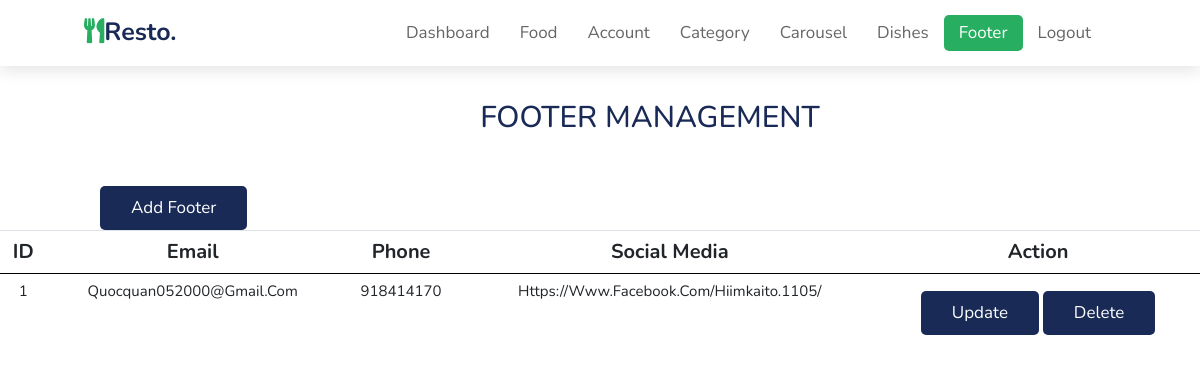
/admin/footer.php (signed in), run on the app's committed database.
### tables this page shows
CREATE TABLE `footer` (
  `Footer_ID` int(10) NOT NULL,
  `Email` varchar(255) NOT NULL,
  `Phone` int(10) NOT NULL,
  `Social_Media` varchar(255) NOT NULL
);

### admin/footer.php (the view, shortened to what this page needs)
<?php
include("./config/constant.php");
?>
<html lang="en">
<head>
    <link rel="stylesheet" href="https://cdnjs.cloudflare.com/ajax/libs/font-awesome/5.15.3/css/all.min.css">
    <link rel="stylesheet" href="https://cdn.jsdelivr.net/npm/bootstrap@4.6.0/dist/css/bootstrap.min.css">
    <link rel="stylesheet" href="../css/style.css">
    <link rel="stylesheet" href="./css/admin.css">
    <link rel="stylesheet" href="./css/add__modal.css">
</head>
<body>
    <header>
        <a href="#" class="logo"><i class="fas fa-utensils"></i>resto.</a>
        <nav class="navbar">
            <a href="index.php">dashboard</a>
            <a href="food.php">food</a>
            <a href="account.php">account</a>
            <a href="category.php">category</a>
            <a href="carousel.php">carousel</a>
            <a href="dishes.php">dishes</a>
            <a href="footer.php" class="active">footer</a>
            <a href="./function/logout.php">logout</a>
        </nav>
    </header>
    <div class="header">
        <h1 class="heading"> Footer Management </h1>
    </div>
    <div class="icon add">
        <a id="addFooter" href="#" class="btn">Add Footer</a>
    </div>
    <div class="table">
        <table class="tb-1">
            <tr>
                <th>ID</th>
                <th>Email</th>
                <th>Phone</th>
                <th>Social Media</th>
                <th>Action</th>
            </tr>
            <?php
                $sql = "SELECT * FROM Footer";
                $res = mysqli_query($conn, $sql);
                if ($res == TRUE ) {
                    $count = mysqli_num_rows($res);
                    if ($count > 0) {
                        while($rows = mysqli_fetch_assoc($res)) {
                            $id = $rows['Footer_ID'];
                            $email = $rows['Email'];
                            $phone = $rows['Phone'];
                            $social = $rows['Social_Media']
                            ?>
                            <tr>
                                <td><?php echo $id; ?></td>
                                <td><?php echo $email; ?></td>
                                <td><?php echo $phone; ?></td>
                                <td><?php echo $social; ?></td>
                                <td>
                                    <button type="button" class="btn editBtn">Update</button>
                                    <a href="./function/add-delete-footer/delete-footer.php?id=<?php echo $id ?>" class="btn">Delete</a>
                                </td>
                            </tr>
                            <?php
                        }
                    }
                }
            ?>
        </table>
    </div>
</body>
</html>

### css/style.css (style rules this page uses)
:root { --green: #27ae60; --black: #192a56; --light-color: #666; --box-shadow: 0 0.5rem 1.5rem rgba(0, 0, 0, 0.1); }
* { font-family: "Nunito", sans-serif; margin: 0; padding: 0; box-sizing: border-box; text-decoration: none; text-transform: capitalize; outline: none; border: none; transition: all 0.2s linear; }
html { font-size: 62.5%; overflow-x: hidden; scroll-padding-top: 5.5rem; scroll-behavior: smooth; }
.heading { text-align: center; color: var(--black); font-size: 3rem; padding-bottom: 2rem; text-transform: uppercase; }
.btn { margin-top: 1rem; display: inline-block; font-size: 1.7rem; color: #fff; background: var(--black); border-radius: 0.5rem; cursor: pointer; padding: 0.8rem 3rem; }
header { position: fixed; top: 0; left: 0; right: 0; background: #fff; padding: 1rem 7%; display: flex; align-items: center; justify-content: space-between; z-index: 1000; box-shadow: var(--box-shadow); }
header .logo { color: var(--black); font-size: 2.5rem; font-weight: bolder; }
header .logo i { color: var(--green); }
header .navbar a { font-size: 1.7rem; border-radius: 0.5rem; padding: 0.5rem 1.5rem; color: var(--light-color); }
header .navbar a.active, header .navbar a:hover { color: #fff; background: var(--green); text-decoration: none; }

### admin/css/admin.css (style rules this page uses)
.header { margin: 10rem 0 0 10rem; }
.add { margin: 2rem 0 0 10rem; }
.tb-1 { width: 100%; }
table tr th { border-bottom: 1px solid black; padding: 2rem 2rem 2rem 0; text-align: center; font-size: 20px; }
table tr td { padding: 2rem 2rem 2rem 0; font-size: 15px; text-align: center; }

### data on the page
footer: Footer_ID "1", Email "Quocquan052000@gmail.com", Phone "918414170", Social_Media "Https://Www.facebook.com/Hiimkaito.1105/"
